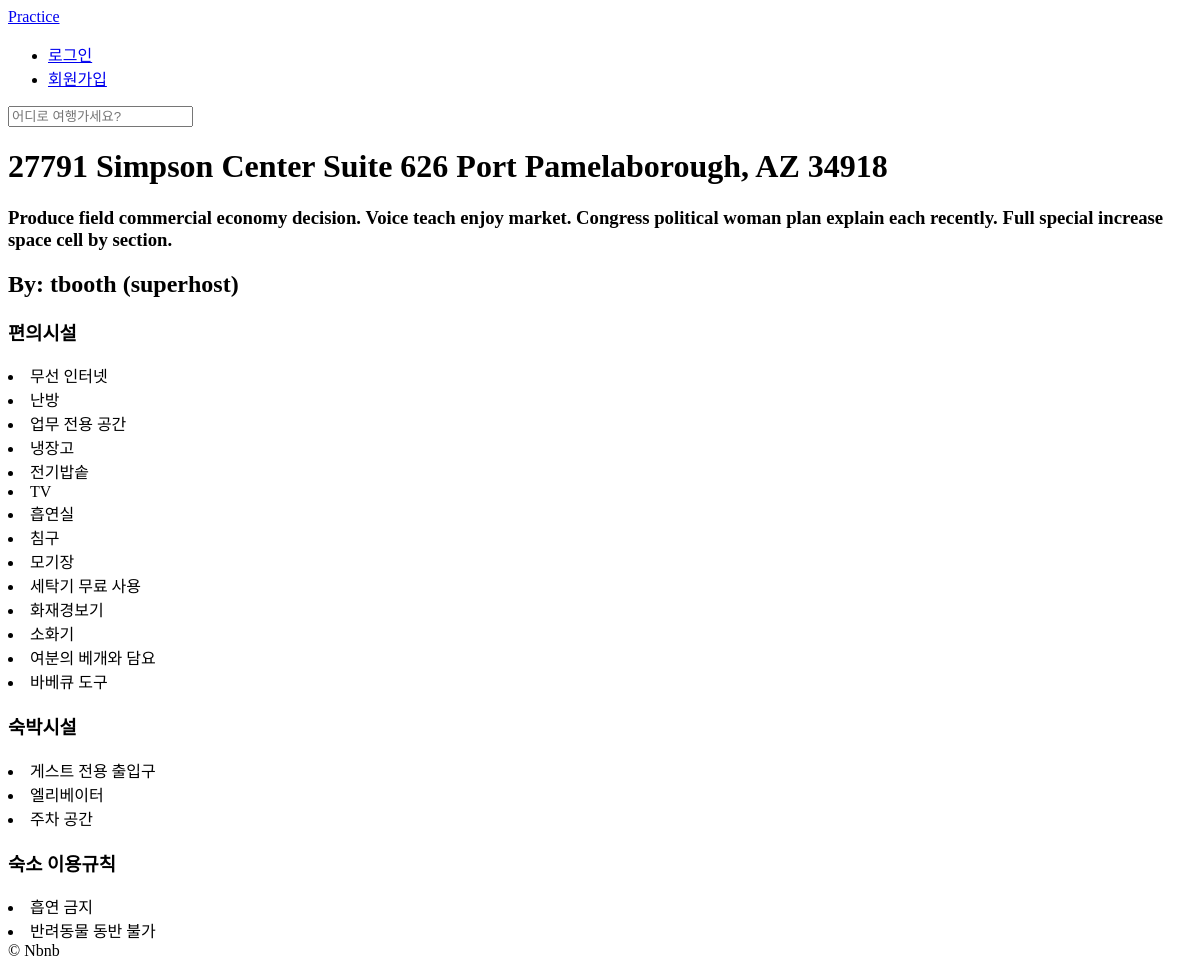
The app's page /rooms/22, older data.
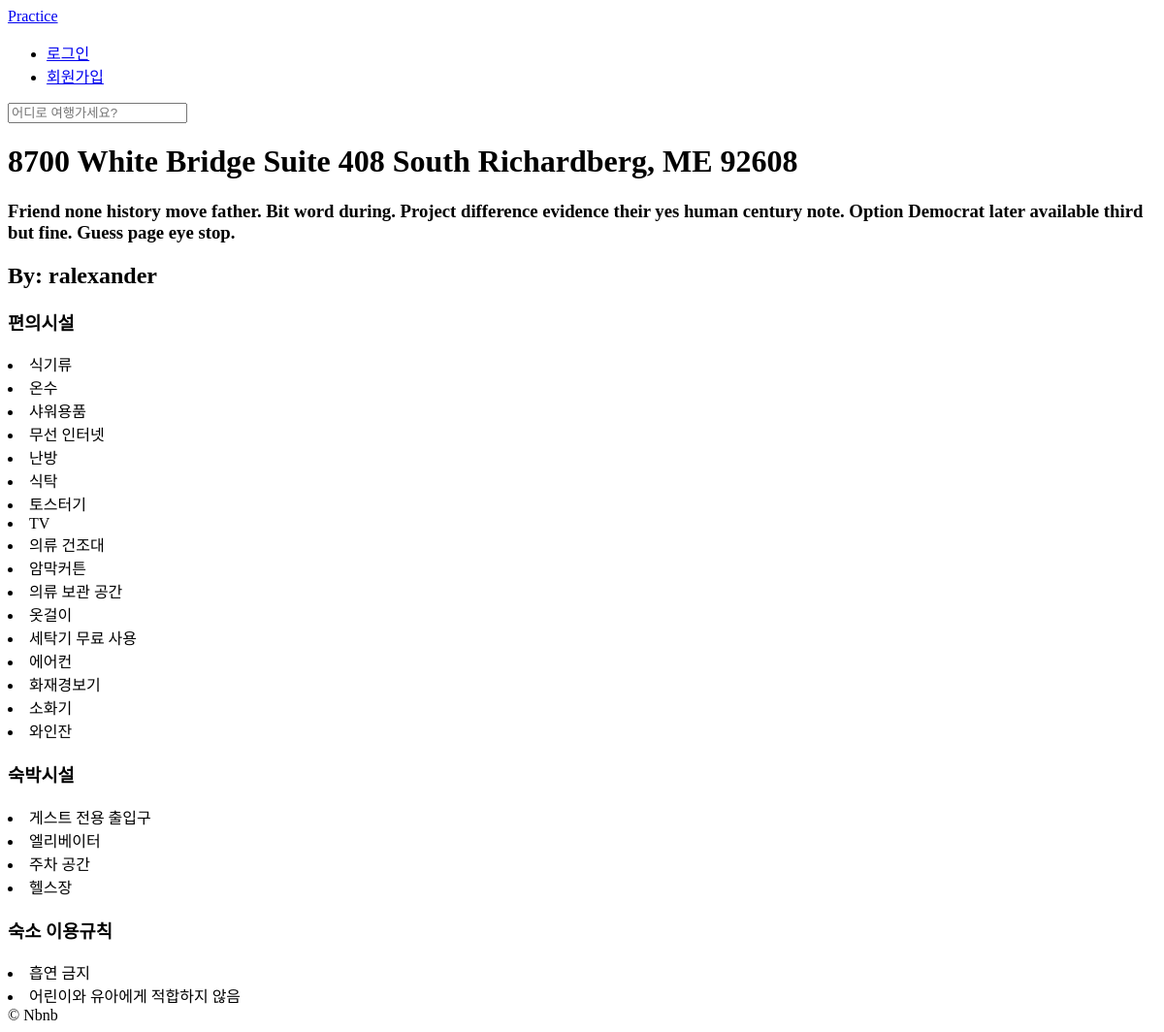
The same page, newer data.
### rooms/models.py (models this page shows, shortened)
class Room(core_models.TimeStampModel):
    room_name = models.CharField(max_length=140)
    description = models.TextField()
    country = CountryField()
    city = models.CharField(max_length=80)
    price = models.IntegerField()
    address = models.CharField(max_length=140)
    beds = models.IntegerField()
    bedrooms = models.IntegerField()
    baths = models.IntegerField()
    guests = models.IntegerField()
    check_in = models.TimeField()
    check_out = models.TimeField()
    instant_book = models.BooleanField(default=False)
    """
       related_name 은 외래키의 대상이(예를 들어 여러 숙박시설은 한 명의 호스트를 갖을 때, 그 호스트를 말함) 외래키 정보에 접근할 때 사용
    """
    host = models.ForeignKey(user_models.User, related_name="rooms", on_delete=models.CASCADE)
    roomtype = models.ForeignKey(RoomType, related_name="rooms", on_delete=models.SET_NULL, null=True)
    amenities = models.ManyToManyField(Amenity, related_name="rooms", blank=True)
    facilities = models.ManyToManyField(Facility, related_name="rooms", blank=True)
    houserules = models.ManyToManyField(HouseRule, related_name="rooms", blank=True)

class AbstractItem(core_models.TimeStampModel):
    name = models.CharField(max_length=80)
    class Meta:
        abstract = True
    def __str__(self):
        return self.name

class Amenity(AbstractItem):
    class Meta:
        verbose_name_plural = "Amenities"

class Facility(AbstractItem):
    class Meta:
        verbose_name_plural = "Facilities"

class HouseRule(AbstractItem):
    class Meta:
        verbose_name = "House Rule"

### users/models.py (models this page shows, shortened)
class User(AbstractUser):
    """ 성별 선택 상자 """
    GENDER_MALE = "male"
    GENDER_FEMALE = "female"
    GENDER_OTHER = "other"
    GENDER_CHOICES = (
        (GENDER_MALE, "Male"),
        (GENDER_FEMALE, "Female"),
        (GENDER_OTHER, "Other"),
    )
    """==============="""
    """ 언어 선택 상자 """
    LANGUAGE_ENGLISH = "en"
    LANGUAGE_KOREAN = "kr"
    LANGUAGE_CHOICES = (
        (LANGUAGE_ENGLISH, "EN"),
        (LANGUAGE_KOREAN, "KR"),
    )
    """========================"""
    """ 화폐 선택 상자 """
    CURRENCY_USD = "usd"
    CURRENCY_KRW = "krw"
    CURRENCY_CHOICES = (
        (CURRENCY_USD, "USD"),
        (CURRENCY_KRW, "KRW"),
    )
    """===================="""
    """ 로그인 방식 선택 상자 """
    LOGIN_EMAIL = "email"
    LOGIN_GH = "github"
    LOGIN_KAKAO = "kakao"
    LOGIN_CHOICES = (
        (LOGIN_EMAIL, "Email"),
        (LOGIN_GH, "Github"),
        (LOGIN_KAKAO, "Kakao"),
    )
    """======================="""
    email = models.EmailField(max_length=255, blank=True, unique=True)
    avatar = models.ImageField(upload_to="user_profile", blank=True)
    gender = models.CharField(choices=GENDER_CHOICES, max_length=10, blank=True)
    bio = models.TextField(blank=True)
    birthdate = models.DateField(blank=True, null=True)
    language = models.CharField(choices=LANGUAGE_CHOICES, max_length=2, blank=True, default=LANGUAGE_KOREAN)
    currency = models.CharField(choices=CURRENCY_CHOICES, max_length=3, blank=True, default=CURRENCY_KRW)
    superhost = models.BooleanField(default=False)
    eamil_verified = models.BooleanField(default=False)
    email_secret = models.CharField(max_length=120, default="", blank=True)
    login_method = models.CharField(max_length=50, choices=LOGIN_CHOICES, default=LOGIN_EMAIL)
    USERNAME_FIELD = "email"
    REQUIRED_FIELDS = ["username"]

### rooms/views.py (the view)
# urls.py: path("<int:pk>", views.RoomDetail.as_view(), name="room_detail"),
class RoomDetail(DetailView):
    model = room_models.Room

### templates/rooms/room_detail.html (shortened to what this page needs)
{% extends "base.html" %}
{% block content %}
    <div>
        <h1>{{room.room_name}}</h1>
        <h3>{{room.description}}</h3>
    </div>
    <div>
        <h2>
            By: {{room.host.username}}
            {% if room.host.superhost %}
                (superhost)
            {% endif %}
        </h2>
        <h3>편의시설</h3>
        {% for amenity in room.amenities.all %}
            <li>{{amenity}}</li>
        {% endfor %}
        <h3>숙박시설</h3>
        {% for facility in room.facilities.all %}
            <li>{{facility}}</li>
        {% endfor %}
        <h3>숙소 이용규칙</h3>
        {% for houserule in room.houserules.all %}
            <li>{{houserule}}</li>
        {% endfor %}
    </div>
{% endblock content %}

Row changes from the older to the newer data that the page shows:
removed Amenity: name "업무 전용 공간"
removed Amenity: name "냉장고"
removed Amenity: name "전기밥솥"
removed Amenity: name "흡연실"
removed Amenity: name "침구"
removed Amenity: name "모기장"
removed Amenity: name "여분의 베개와 담요"
removed Amenity: name "바베큐 도구"
removed HouseRule: name "반려동물 동반 불가"
changed Room: room_name "27791 Simpson Center Suite 626 Port Pamelaborough, AZ 34918" → "8700 White Bridge Suite 408 South Richardberg, ME 92608"; description "Produce field commercial economy decision. Voice teach enjoy market. Congress political woman plan explain each recently. Full special increase space cell by section." → "Friend none history move father. Bit word during. Project difference evidence their yes human century note. Option Democrat later available third but fine. Guess page eye stop."; host.username "tbooth" → "ralexander"
added Amenity: name "식기류"
added Amenity: name "온수"
added Amenity: name "샤워용품"
added Amenity: name "식탁"
added Amenity: name "토스터기"
added Amenity: name "의류 건조대"
added Amenity: name "암막커튼"
added Amenity: name "의류 보관 공간"
added Amenity: name "옷걸이"
added Amenity: name "에어컨"
added Amenity: name "와인잔"
added Facility: name "헬스장"
added HouseRule: name "어린이와 유아에게 적합하지 않음"
Text that changed along with them:
text no longer shown: "(superhost)"
